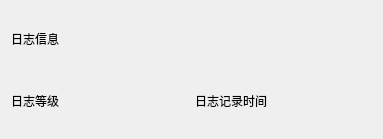
<?xml version="1.0" encoding="UTF-8"?>
<ui version="4.0">
 <class>LogWidget</class>
 <widget class="QWidget" name="LogWidget">
  <property name="geometry">
   <rect>
    <x>0</x>
    <y>0</y>
    <width>383</width>
    <height>139</height>
   </rect>
  </property>
  <property name="windowTitle">
   <string>Form</string>
  </property>
  <layout class="QVBoxLayout" name="verticalLayout">
   <item>
    <widget class="QLabel" name="log_msg">
     <property name="text">
      <string>日志信息</string>
     </property>
    </widget>
   </item>
   <item>
    <layout class="QHBoxLayout" name="horizontalLayout">
     <item>
      <widget class="QLabel" name="log_level">
       <property name="text">
        <string>日志等级</string>
       </property>
      </widget>
     </item>
     <item>
      <widget class="QLabel" name="log_time">
       <property name="text">
        <string>日志记录时间</string>
       </property>
      </widget>
     </item>
    </layout>
   </item>
  </layout>
 </widget>
 <resources/>
 <connections/>
</ui>
